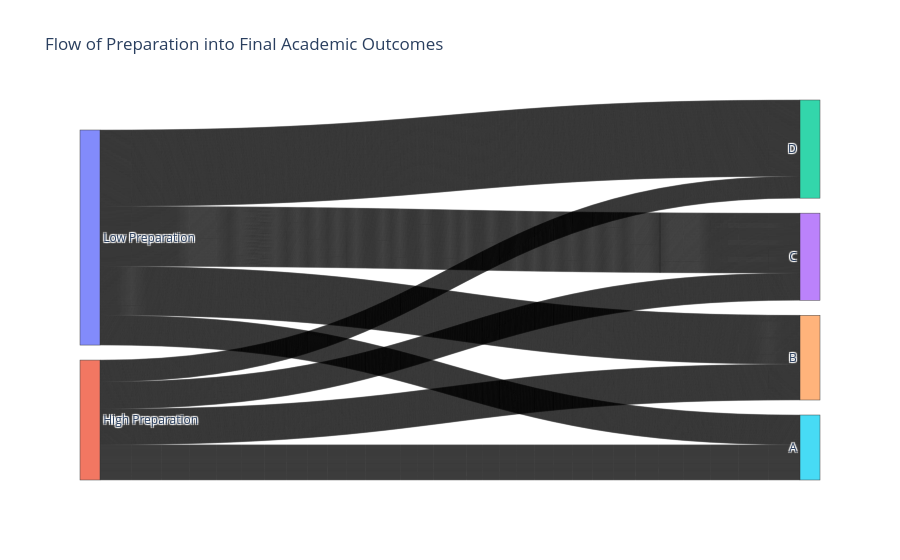

Source (notebook cell):
### Markdown cell above
### Interpretation: Radar Chart

The radar chart compares the average subject scores of students with low and high preparation levels across math, reading, and writing.

Students with high preparation consistently score higher in all subjects, forming a more balanced and evenly distributed performance profile. In contrast, students with low preparation have lower scores across all areas.

The shape of the chart shows that high-preparation students perform uniformly well, while low-preparation students lag behind in every subject rather than in just one specific area.

This suggests that preparation positively impacts overall learning rather than individual subject performance. From a learning analytics perspective, this indicates that preparation supports stronger and more consistent learning behaviors.

Therefore, students with low preparation can be identified as at-risk, as their weaker and less balanced performance reflects broader learning challenges rather than isolated subject difficulties.

### Code cell
# ------------------------------------------------------------
# Qualitative Analysis 2: Flow of Preparation into Outcomes [Sankey Diagram]
# ------------------------------------------------------------

import plotly.graph_objects as go

# ✅ Create grade categories based on overall score
df['grade'] = pd.cut(
    df['overall_score'],
    bins=[0,60,70,80,100],
    labels=['D','C','B','A']
)

# ✅ Map categorical values to numeric positions
df['prep_num'] = df['engagement_level'].map({'Low':0,'High':1})
df['grade_num'] = df['grade'].map({'D':2,'C':3,'B':4,'A':5})

# ✅ Build Sankey Diagram
fig = go.Figure(data=[go.Sankey(
    node=dict(
        label=["Low Preparation","High Preparation","D","C","B","A"],
        pad=15,
        thickness=20
    ),
    link=dict(
        source=df['prep_num'],
        target=df['grade_num'],
        value=[1]*len(df)
    )
)])

# Title
fig.update_layout(title_text="Flow of Preparation into Final Academic Outcomes")

fig.show()

### Figure 1 — Plotly figure (JSON) as saved in the notebook; plotly's stock layout.template omitted (floating-point values rounded to 4 significant figures; data arrays with more than 128 entries replaced by an {"elided": "..."} marker saying what was removed)
{"data": [{"link": {"source": {"elided": "1000 int values"}, "target": {"elided": "1000 int values"}, "value": {"elided": "1000 int values"}}, "node": {"label": ["Low Preparation", "High Preparation", "D", "C", "B", "A"], "pad": 15, "thickness": 20}, "type": "sankey"}], "layout": {"title": {"text": "Flow of Preparation into Final Academic Outcomes"}}}
